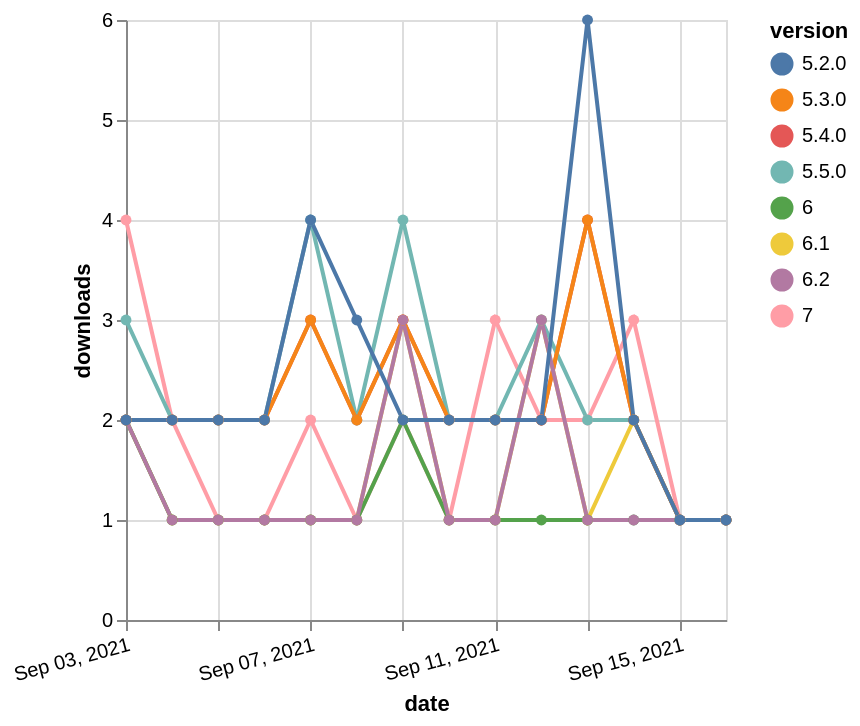

Specify this chart in Vega-Lite:
### Vega-Lite specification from a JSON file in a GitHub repository (floating-point values rounded to 4 significant figures)
{"$schema": "https://vega.github.io/schema/vega-lite/v5.json", "description": "A simple bar chart with embedded data.", "data": {"values": [{"date": "2021-09-03", "total": 2050, "delta": 2, "version": "6.1"}, {"date": "2021-09-04", "total": 2051, "delta": 1, "version": "6.1"}, {"date": "2021-09-05", "total": 2052, "delta": 1, "version": "6.1"}, {"date": "2021-09-06", "total": 2053, "delta": 1, "version": "6.1"}, {"date": "2021-09-07", "total": 2054, "delta": 1, "version": "6.1"}, {"date": "2021-09-08", "total": 2055, "delta": 1, "version": "6.1"}, {"date": "2021-09-09", "total": 2058, "delta": 3, "version": "6.1"}, {"date": "2021-09-10", "total": 2059, "delta": 1, "version": "6.1"}, {"date": "2021-09-11", "total": 2060, "delta": 1, "version": "6.1"}, {"date": "2021-09-12", "total": 2063, "delta": 3, "version": "6.1"}, {"date": "2021-09-13", "total": 2064, "delta": 1, "version": "6.1"}, {"date": "2021-09-14", "total": 2066, "delta": 2, "version": "6.1"}, {"date": "2021-09-15", "total": 2067, "delta": 1, "version": "6.1"}, {"date": "2021-09-16", "total": 2068, "delta": 1, "version": "6.1"}, {"date": "2021-09-03", "total": 325, "delta": 4, "version": "7"}, {"date": "2021-09-04", "total": 327, "delta": 2, "version": "7"}, {"date": "2021-09-05", "total": 328, "delta": 1, "version": "7"}, {"date": "2021-09-06", "total": 329, "delta": 1, "version": "7"}, {"date": "2021-09-07", "total": 331, "delta": 2, "version": "7"}, {"date": "2021-09-08", "total": 332, "delta": 1, "version": "7"}, {"date": "2021-09-09", "total": 334, "delta": 2, "version": "7"}, {"date": "2021-09-10", "total": 335, "delta": 1, "version": "7"}, {"date": "2021-09-11", "total": 338, "delta": 3, "version": "7"}, {"date": "2021-09-12", "total": 340, "delta": 2, "version": "7"}, {"date": "2021-09-13", "total": 342, "delta": 2, "version": "7"}, {"date": "2021-09-14", "total": 345, "delta": 3, "version": "7"}, {"date": "2021-09-15", "total": 346, "delta": 1, "version": "7"}, {"date": "2021-09-16", "total": 347, "delta": 1, "version": "7"}, {"date": "2021-09-03", "total": 2561, "delta": 2, "version": "5.4.0"}, {"date": "2021-09-04", "total": 2563, "delta": 2, "version": "5.4.0"}, {"date": "2021-09-05", "total": 2565, "delta": 2, "version": "5.4.0"}, {"date": "2021-09-06", "total": 2567, "delta": 2, "version": "5.4.0"}, {"date": "2021-09-07", "total": 2570, "delta": 3, "version": "5.4.0"}, {"date": "2021-09-08", "total": 2572, "delta": 2, "version": "5.4.0"}, {"date": "2021-09-09", "total": 2575, "delta": 3, "version": "5.4.0"}, {"date": "2021-09-10", "total": 2577, "delta": 2, "version": "5.4.0"}, {"date": "2021-09-11", "total": 2579, "delta": 2, "version": "5.4.0"}, {"date": "2021-09-12", "total": 2581, "delta": 2, "version": "5.4.0"}, {"date": "2021-09-13", "total": 2585, "delta": 4, "version": "5.4.0"}, {"date": "2021-09-14", "total": 2587, "delta": 2, "version": "5.4.0"}, {"date": "2021-09-15", "total": 2588, "delta": 1, "version": "5.4.0"}, {"date": "2021-09-16", "total": 2589, "delta": 1, "version": "5.4.0"}, {"date": "2021-09-03", "total": 3696, "delta": 3, "version": "5.5.0"}, {"date": "2021-09-04", "total": 3698, "delta": 2, "version": "5.5.0"}, {"date": "2021-09-05", "total": 3700, "delta": 2, "version": "5.5.0"}, {"date": "2021-09-06", "total": 3702, "delta": 2, "version": "5.5.0"}, {"date": "2021-09-07", "total": 3706, "delta": 4, "version": "5.5.0"}, {"date": "2021-09-08", "total": 3708, "delta": 2, "version": "5.5.0"}, {"date": "2021-09-09", "total": 3712, "delta": 4, "version": "5.5.0"}, {"date": "2021-09-10", "total": 3714, "delta": 2, "version": "5.5.0"}, {"date": "2021-09-11", "total": 3716, "delta": 2, "version": "5.5.0"}, {"date": "2021-09-12", "total": 3719, "delta": 3, "version": "5.5.0"}, {"date": "2021-09-13", "total": 3721, "delta": 2, "version": "5.5.0"}, {"date": "2021-09-14", "total": 3723, "delta": 2, "version": "5.5.0"}, {"date": "2021-09-15", "total": 3724, "delta": 1, "version": "5.5.0"}, {"date": "2021-09-16", "total": 3725, "delta": 1, "version": "5.5.0"}, {"date": "2021-09-03", "total": 2291, "delta": 2, "version": "5.3.0"}, {"date": "2021-09-04", "total": 2293, "delta": 2, "version": "5.3.0"}, {"date": "2021-09-05", "total": 2295, "delta": 2, "version": "5.3.0"}, {"date": "2021-09-06", "total": 2297, "delta": 2, "version": "5.3.0"}, {"date": "2021-09-07", "total": 2300, "delta": 3, "version": "5.3.0"}, {"date": "2021-09-08", "total": 2302, "delta": 2, "version": "5.3.0"}, {"date": "2021-09-09", "total": 2305, "delta": 3, "version": "5.3.0"}, {"date": "2021-09-10", "total": 2307, "delta": 2, "version": "5.3.0"}, {"date": "2021-09-11", "total": 2309, "delta": 2, "version": "5.3.0"}, {"date": "2021-09-12", "total": 2311, "delta": 2, "version": "5.3.0"}, {"date": "2021-09-13", "total": 2315, "delta": 4, "version": "5.3.0"}, {"date": "2021-09-14", "total": 2317, "delta": 2, "version": "5.3.0"}, {"date": "2021-09-15", "total": 2318, "delta": 1, "version": "5.3.0"}, {"date": "2021-09-16", "total": 2319, "delta": 1, "version": "5.3.0"}, {"date": "2021-09-03", "total": 606, "delta": 2, "version": "6"}, {"date": "2021-09-04", "total": 607, "delta": 1, "version": "6"}, {"date": "2021-09-05", "total": 608, "delta": 1, "version": "6"}, {"date": "2021-09-06", "total": 609, "delta": 1, "version": "6"}, {"date": "2021-09-07", "total": 610, "delta": 1, "version": "6"}, {"date": "2021-09-08", "total": 611, "delta": 1, "version": "6"}, {"date": "2021-09-09", "total": 613, "delta": 2, "version": "6"}, {"date": "2021-09-10", "total": 614, "delta": 1, "version": "6"}, {"date": "2021-09-11", "total": 615, "delta": 1, "version": "6"}, {"date": "2021-09-12", "total": 616, "delta": 1, "version": "6"}, {"date": "2021-09-13", "total": 617, "delta": 1, "version": "6"}, {"date": "2021-09-14", "total": 618, "delta": 1, "version": "6"}, {"date": "2021-09-15", "total": 619, "delta": 1, "version": "6"}, {"date": "2021-09-16", "total": 620, "delta": 1, "version": "6"}, {"date": "2021-09-03", "total": 3547, "delta": 2, "version": "6.2"}, {"date": "2021-09-04", "total": 3548, "delta": 1, "version": "6.2"}, {"date": "2021-09-05", "total": 3549, "delta": 1, "version": "6.2"}, {"date": "2021-09-06", "total": 3550, "delta": 1, "version": "6.2"}, {"date": "2021-09-07", "total": 3551, "delta": 1, "version": "6.2"}, {"date": "2021-09-08", "total": 3552, "delta": 1, "version": "6.2"}, {"date": "2021-09-09", "total": 3555, "delta": 3, "version": "6.2"}, {"date": "2021-09-10", "total": 3556, "delta": 1, "version": "6.2"}, {"date": "2021-09-11", "total": 3557, "delta": 1, "version": "6.2"}, {"date": "2021-09-12", "total": 3560, "delta": 3, "version": "6.2"}, {"date": "2021-09-13", "total": 3561, "delta": 1, "version": "6.2"}, {"date": "2021-09-14", "total": 3562, "delta": 1, "version": "6.2"}, {"date": "2021-09-15", "total": 3563, "delta": 1, "version": "6.2"}, {"date": "2021-09-16", "total": 3564, "delta": 1, "version": "6.2"}, {"date": "2021-09-03", "total": 3428, "delta": 2, "version": "5.2.0"}, {"date": "2021-09-04", "total": 3430, "delta": 2, "version": "5.2.0"}, {"date": "2021-09-05", "total": 3432, "delta": 2, "version": "5.2.0"}, {"date": "2021-09-06", "total": 3434, "delta": 2, "version": "5.2.0"}, {"date": "2021-09-07", "total": 3438, "delta": 4, "version": "5.2.0"}, {"date": "2021-09-08", "total": 3441, "delta": 3, "version": "5.2.0"}, {"date": "2021-09-09", "total": 3443, "delta": 2, "version": "5.2.0"}, {"date": "2021-09-10", "total": 3445, "delta": 2, "version": "5.2.0"}, {"date": "2021-09-11", "total": 3447, "delta": 2, "version": "5.2.0"}, {"date": "2021-09-12", "total": 3449, "delta": 2, "version": "5.2.0"}, {"date": "2021-09-13", "total": 3455, "delta": 6, "version": "5.2.0"}, {"date": "2021-09-14", "total": 3457, "delta": 2, "version": "5.2.0"}, {"date": "2021-09-15", "total": 3458, "delta": 1, "version": "5.2.0"}, {"date": "2021-09-16", "total": 3459, "delta": 1, "version": "5.2.0"}]}, "width": "container", "mark": {"type": "line", "point": {"filled": true}}, "encoding": {"x": {"field": "date", "type": "temporal", "timeUnit": "yearmonthdate", "title": "date", "axis": {"labelAngle": -15}}, "y": {"field": "delta", "type": "quantitative", "title": "downloads"}, "color": {"field": "version", "type": "nominal"}, "tooltip": {"field": "delta"}}}
